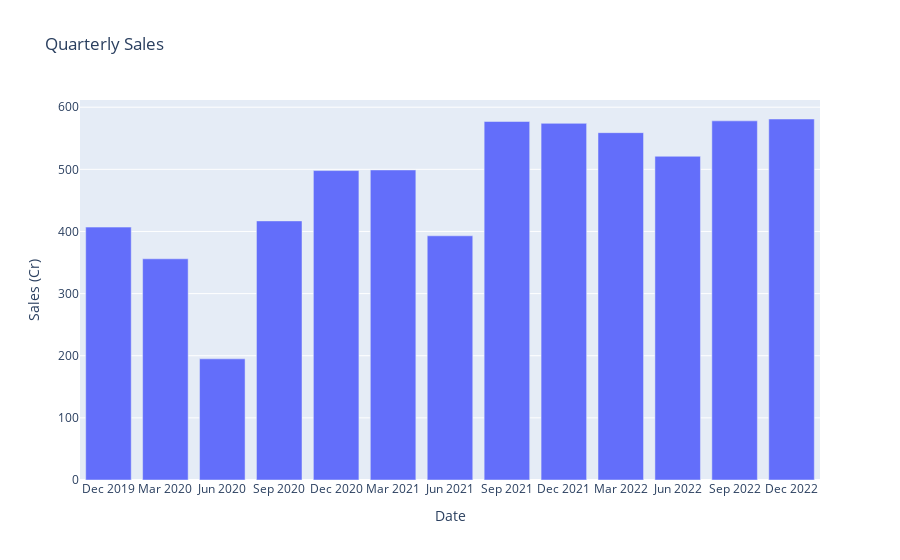

Notebook source saved alongside this figure:
### Code cell
px.bar(df_qly, x='Date', y='Sales (Cr)', title='Quarterly Sales')

### Figure 1 — Plotly figure (JSON) as saved in the notebook; plotly's stock layout.template omitted (floating-point values rounded to 4 significant figures)
{"data": [{"alignmentgroup": "True", "hovertemplate": "Date=%{x}<br>Sales (Cr)=%{y}<extra></extra>", "legendgroup": "", "marker": {"color": "#636efa", "pattern": {"shape": ""}}, "name": "", "offsetgroup": "", "orientation": "v", "showlegend": false, "textposition": "auto", "type": "bar", "x": ["Dec 2019", "Mar 2020", "Jun 2020", "Sep 2020", "Dec 2020", "Mar 2021", "Jun 2021", "Sep 2021", "Dec 2021", "Mar 2022", "Jun 2022", "Sep 2022", "Dec 2022"], "xaxis": "x", "y": [407, 356, 195, 417, 498, 499, 393, 577, 574, 559, 521, 578, 581], "yaxis": "y"}], "layout": {"barmode": "relative", "legend": {"tracegroupgap": 0}, "title": {"text": "Quarterly Sales"}, "xaxis": {"anchor": "y", "domain": [0, 1], "title": {"text": "Date"}}, "yaxis": {"anchor": "x", "domain": [0, 1], "title": {"text": "Sales (Cr)"}}}}
